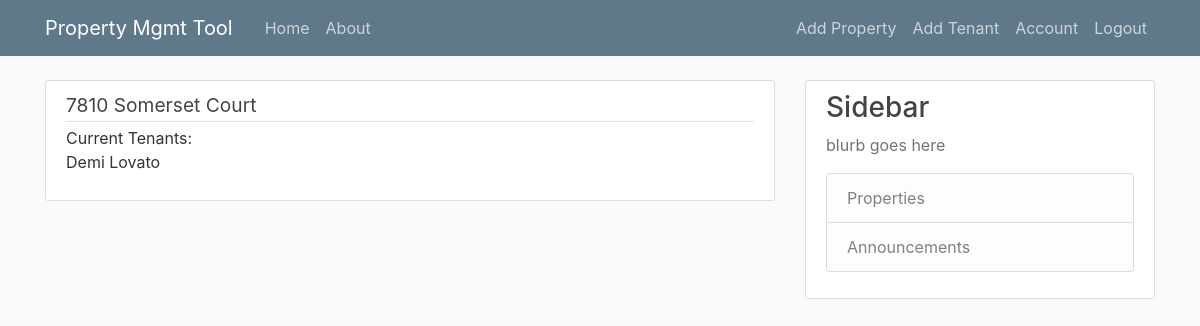
The page /property/3 (signed in) on the database its author committed.
### flaskblog/models.py (models this page shows, shortened)
class Properties( db.Model ):
    property_id = db.Column( db.Integer, primary_key=True )
    address = db.Column( db.String, nullable = False )
    apartment = db.Column( db.String, nullable=False )
    user_id = db.Column(db.Integer, db.ForeignKey('user.id'), nullable=False)
    tenants = db.relationship( 'Tenant', backref='prop_id', lazy=True )

class Tenant( db.Model ):
    id = db.Column( db.Integer, primary_key=True ) # PRIMARY_KEY
    first_name = db.Column( db.String, nullable=False )
    last_name = db.Column( db.String, nullable=False )
    email = db.Column( db.String, unique=True, nullable=False )
    deposit = db.Column( db.Integer, nullable=False )
    moveIn_date = db.Column( db.DateTime, default=datetime.utcnow, nullable=False )
    phone_number = db.Column( db.Integer, nullable = False )
    property_address = db.Column( db.Integer, db.ForeignKey( 'properties.property_id' ), nullable=False )
    user_id = db.Column(db.Integer, db.ForeignKey('user.id'), nullable=False)

### flaskblog/routes.py (the view)
@app.route("/property/<int:prop_id>")
@login_required
def property_detail( prop_id ):
    home = Properties.query.get_or_404( prop_id )
    roommates = Tenant.query.all()
    return render_template( 'property_detail.html', title=home.address, home = home, roommates = roommates )

### flaskblog/models.py (called while the page is built)
@login_manager.user_loader
def load_user( user_id ):
    return User.query.get( int( user_id ))

### flaskblog/templates/property_detail.html
{% extends "layout.html" %}
{% block content %}
      <article class="media content-section">
         <div class="media-body">
            <div class="article-metadata">
               <big class="article-title">{{ home.address }}</big>
            </div>
            {% print( 'Current Tenants: \n' ) %}
            {% for r in roommates %}
                {% if home.property_id == r.property_address %}
                <p>{{ r.first_name + " " + r.last_name }}</p>
                {% endif %}
            {% endfor %}
         </div>
      </article>
{% endblock content %}

### flaskblog/static/main.css (style rules this page uses)
body { background: #fafafa; color: #333333; margin-top: 5rem; }
.content-section { background: #ffffff; padding: 10px 20px; border: 1px solid #dddddd; border-radius: 3px; margin-bottom: 20px; }
.article-title { color: #444444; }
.article-metadata { padding-bottom: 1px; margin-bottom: 4px; border-bottom: 1px solid #e3e3e3 }

### rows shown on the page
Properties: address "7810 Somerset Court"
Tenant: first_name+last_name "Demi Lovato"

### other values the page prints
{{ print( 'Current Tenants: \n' ) }} "Current Tenants:"
